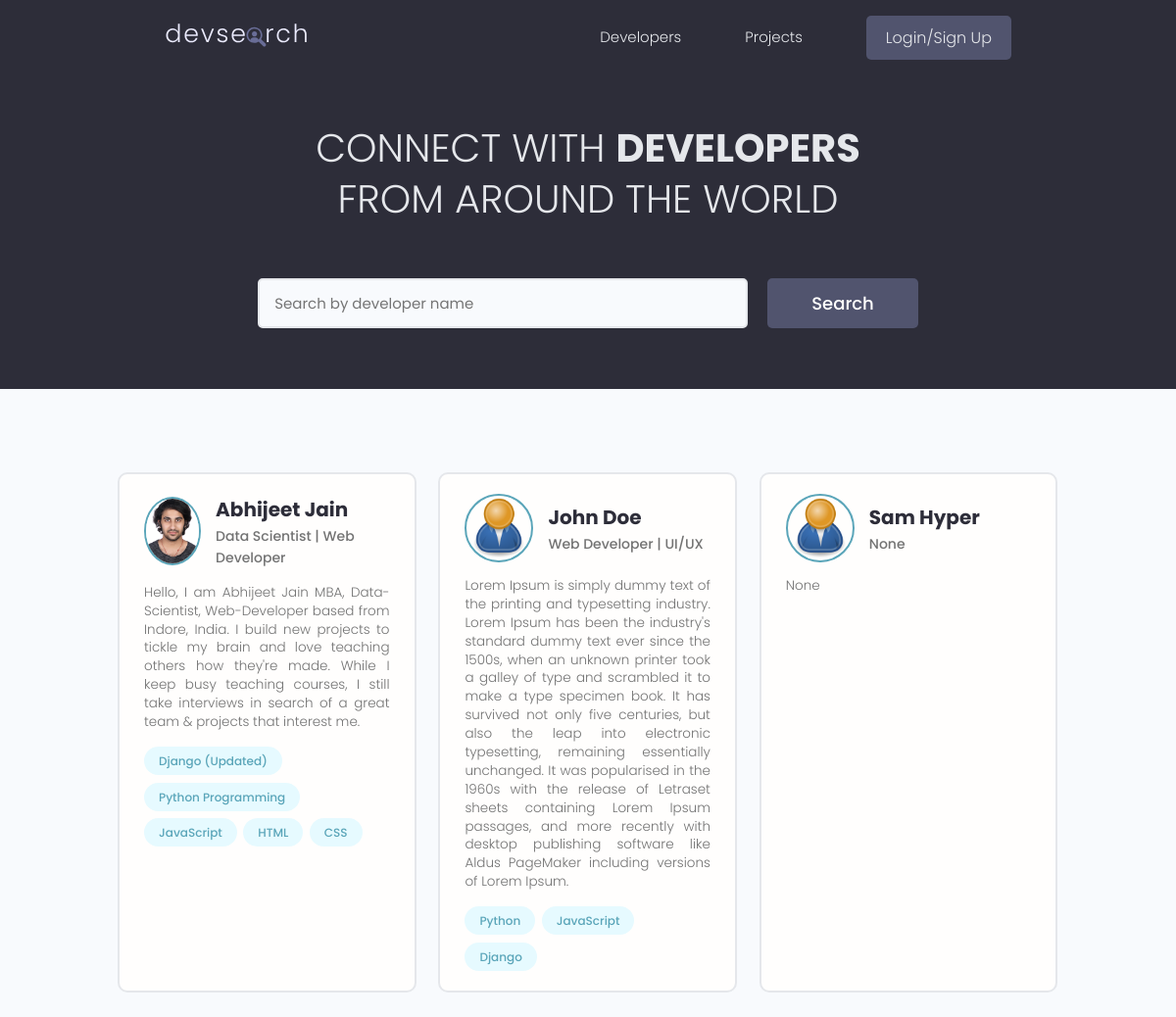
The page / on the database its author committed.
### users/models.py (models this page shows, shortened)
class Profile(models.Model):
    user = models.OneToOneField(User, on_delete=models.CASCADE, null=True, blank=True)
    name = models.CharField(max_length=200, blank=True, null=True)
    username = models.CharField(max_length=200, blank=True, null=True)
    location = models.CharField(max_length=200, blank=True, null=True)
    email = models.EmailField(max_length=500, blank=True, null=True)
    short_intro = models.CharField(max_length=200, blank=True, null=True)
    bio = models.TextField(blank=True, null=True)
    profile_image = models.ImageField(null=True, blank=True, upload_to='profiles/', default='profiles/user-default.png')
    social_github = models.CharField(max_length=200, blank=True, null=True)
    social_twitter = models.CharField(max_length=200, blank=True, null=True)
    social_linkedin = models.CharField(max_length=200, blank=True, null=True)
    social_youtube = models.CharField(max_length=200, blank=True, null=True)
    social_website = models.CharField(max_length=200, blank=True, null=True)
    created = models.DateTimeField(auto_now_add=True)
    id = models.UUIDField(default=uuid.uuid4, unique=True, primary_key=True, editable=False)
    class Meta:
        ordering = ['created']
    @property
    def imageURL(self):
        try:
            url = self.profile_image.url
        except:
            url = ''
        return url

class Skill(models.Model):
    owner = models.ForeignKey(Profile, on_delete=models.CASCADE, null=True, blank=True)
    name = models.CharField(max_length=200, blank=True, null=True)
    description = models.TextField(null=True, blank=True)
    created = models.DateTimeField(auto_now_add=True)
    id = models.UUIDField(default=uuid.uuid4, unique=True, primary_key=True, editable=False)
    def __str__(self):
        return str(self.name)

### users/views.py (the view)
# urls.py: path('', views.profiles, name="profiles"),
def profiles(request):
    profiles, search_query = searchProfiles(request)
    custom_range, profiles = paginationProfiles(request,profiles, 3)
    context = {'profiles': profiles, 'search_query': search_query, 'custom_range': custom_range}
    return render(request, 'users/profiles.html', context)

### users/utils.py (called while the page is built)
def paginationProfiles(request, profiles, results):
    page = request.GET.get('page')
    paginator = Paginator(profiles, results)
    try:
        profiles = paginator.page(page)
    except PageNotAnInteger:
        page = 1
        profiles = paginator.page(page)
    except EmptyPage:
        page = paginator.num_pages
        profiles = paginator.page(page)
    leftIndex = (int(page) - 4)
    if leftIndex < 1:
        leftIndex = 1
    rightIndex = (int(page) + 5)
    if rightIndex > paginator.num_pages:
        rightIndex = paginator.num_pages + 1
    custom_range = range(leftIndex, rightIndex)
    return custom_range, profiles

def searchProfiles(request):
    search_query = ''
    if request.GET.get('search_query'):
        search_query = request.GET.get('search_query')
    skills = Skill.objects.filter(name__icontains=search_query)
    profiles = Profile.objects.distinct().filter(
        Q(name__icontains = search_query) |
        Q(short_intro__icontains = search_query) |
        Q(skill__in=skills)
    )
    return profiles, search_query

### users/templates/users/profiles.html (shortened to what this page needs)
{% extends 'main.html' %}
{% block content %}
 <main class="home">
    <section class="hero-section text-center">
      <div class="container container--narrow">
        <div class="hero-section__box">
          <h2>CONNECT WITH <span>DEVELOPERS</span></h2>
          <h2>FROM AROUND THE WORLD</h2>
        </div>
        <div class="hero-section__search">
          <form id="searchForm" class="form" action="{% url 'profiles' %}" method="get">
            <div class="form__field">
              <input class="input input--text" id="formInput#search" type="text" name="search_query"
                value="{{search_query}}" placeholder="Search by developer name" />
            </div>
            <input class="btn btn--sub btn--lg" type="submit" value="Search" />
          </form>
        </div>
      </div>
    </section>
    <section class="devlist">
      <div class="container">
        <div class="grid grid--three">
          {% for profile in profiles %}
          <div class="column card">
            <div class="dev">
              <a href="{% url 'user-profile' profile.id %}" class="card__body">
                <div class="dev__profile">
                  <img class="avatar avatar--md" src="{{ profile.imageURL }}" alt="image" />
                  <div class="dev__meta">
                    <h3>{{ profile.name }}</h3>
                    <h5>{{ profile.short_intro }}</h5>
                  </div>
                </div>
                <p class="dev__info">
                  {{ profile.bio }}
                </p>
                <div class="dev__skills">
                  {% for skill in profile.skill_set.all|slice:"5" %}
                  <span class="tag tag--pill tag--main">
                    <small>{{ skill }}</small>
                  </span>
                  {% endfor %}
                </div>
              </a>
            </div>
          </div>
          {% endfor%}
        </div>
      </div>
    </section>
  </main>
{% endblock%}

### static/styles/app.css (style rules this page uses)
:root { --color-sub: #2d2d39; }
.btn--sub { background-color: var(--color-sub-light); }
.card { border: 2px solid var(--color-light); }
img { width: 100%; }
.hero-section { height: 40vh; display: flex; align-items: center; background-color: var(--color-sub); }
.hero-section__box { margin-bottom: 4rem; }
.hero-section__box > h2, .hero-section__box > h2 > span { font-size: 4rem; color: var(--color-light); line-height: 1.3; text-transform: uppercase; }
.hero-section__box > h2 { font-weight: 300; }
.hero-section__box > h2 > span { font-weight: 700; }
.hero-section__search > .form { display: flex; align-items: center; justify-content: center; gap: 2rem; }
.hero-section__search > .form input.input--text { width: 50rem; }
.devlist { margin-top: 8rem; }
.devlist .grid { align-items: stretch; }
.devlist .dev .dev__profile { display: flex; align-items: center; gap: 1.5rem; }
.devlist .dev .dev__meta h3 { color: var(--color-sub); font-size: 2rem; font-weight: 700; }
.devlist .dev .dev__meta h5 { color: var(--color-text); font-size: 1.4rem; font-weight: 500; }
.devlist .dev .dev__info { margin: 1.5rem 0; font-size: 1.35rem; line-height: 1.4; text-align: justify; }

### static/uikit/styles/modules/_variables.css (style rules this page uses)
:root { --color-main: #5aa5b9; --color-main-light: #e6faff; --color-sub: #3f4156; --color-sub-light: #51546e; --color-sub-lighter: #ededfd; --color-text: #737373; --color-gray: #8b8b8b; --color-light: #e5e7eb; --color-light-gray: #767676; --color-bg: #f8fafd; --color-white: #fffefd; --color-white-light: #f3f3f3; --color-success: #359e64; --color-success-bg: #def8e8; --color-error: #fc4b0b; --color-error-bg: #fff2ee; --font-base: 'Poppins', arial, helvetica, 'Segoe UI', roboto, ubuntu, sans-serif; --font-monospace: 'Fira Code', 'Courier New', courier, monospace; --font-regular: 300; --font-medium: 500; --font-bold: 700; --generic-shadow: 1px 1px 5px #00000010; --generic-transition: all 0.3s ease-in-out; }

### static/uikit/styles/modules/_base.css (style rules this page uses)
* { margin: 0; padding: 0; box-sizing: border-box; text-rendering: optimizeLegibility; color: inherit; font-size: inherit; }
html { font-size: 50%; }
@media only screen and (min-width: 480px) { html { font-size: 56.25%; } }
@media only screen and (min-width: 1200px) { html { font-size: 62.5%; } }
body { line-height: 1.6; font-weight: 400; font-size: 1.5rem; color: var(--color-text); background-color: var(--color-bg); min-height: 100vh; }

### static/uikit/styles/modules/_typography.css (style rules this page uses)
* { font-family: var(--font-base); }
h2 { font-size: 3.6rem; font-weight: var(--font-bold); }
h3 { font-size: 3.2rem; font-weight: var(--font-medium); }
h5 { font-size: 2.4rem; font-weight: var(--font-medium); }
h5, h6 { font-weight: var(--font-regular); }
p, span, strong { font-size: 1.6rem; color: var(--color-text); font-weight: var(--font-regular); }
a { padding-bottom: 2px; text-decoration: none; display: inline-block; color: var(--color-main); font-weight: var(--font-medium); }

### static/uikit/styles/modules/_utilities.css (style rules this page uses)
.container { width: 92%; max-width: 165rem; margin: 0 auto; box-sizing: border-box; }
.container--narrow { width: 92%; max-width: 120rem; }
@media screen and (min-width: 1000px) { .container { width: 90%; } }
@media screen and (min-width: 1000px) { .container--narrow { width: 85%; } }
@media screen and (min-width: 1200px) { .container { width: 80%; } }
@media screen and (min-width: 1200px) { .container--narrow { width: 72%; } }
.text-center { text-align: center; }

### static/uikit/styles/modules/_avatar.css (style rules this page uses)
.avatar { border-radius: 50%; border: 2px solid var(--color-main); object-fit: cover; }
.avatar--md { height: 7rem; width: 7rem; }

### static/uikit/styles/modules/_button.css (style rules this page uses)
.btn { display: inline-block; position: relative; cursor: pointer; background-color: var(--color-light); font-weight: var(--font-medium); color: var(--color-sub); text-decoration: none; padding: 1rem 2rem; border-radius: 0.5rem; border: none; width: -webkit-fit-content; width: -moz-fit-content; width: fit-content; height: -webkit-fit-content; height: -moz-fit-content; height: fit-content; font-size: 1.6rem; outline-width: 0; outline-color: transparent; -webkit-backface-visibility: hidden; backface-visibility: hidden; transition: all 0.3s ease-in-out; }
.btn--sub { background-color: var(--color-sub); color: var(--color-white); }
.btn--lg { font-size: 1.8rem; padding: 1.2rem 4.5rem; }

### static/uikit/styles/modules/_card.css (style rules this page uses)
.card { border-radius: 1rem; background-color: var(--color-white); border: 1.5px solid var(--color-light); width: auto; height: auto; margin-top: 0.5rem; margin-bottom: 0.5rem; overflow: hidden; }
.card__body, .card__header { padding: 2rem 2.5rem; }

### rows shown on the page
Profile: imageURL (picture), name "Abhijeet Jain", short_intro "Data Scientist | Web Developer", bio "Hello, I am Abhijeet Jain MBA, Data-Scientist, Web-Developer based from Indore, India. I build new projects to tickle my brain and love teaching others how they're made. While I keep busy teaching courses, I still take interviews in search of a great team & projects that interest me."
Skill: name "Django (Updated)"
Skill: name "Python Programming"
Skill: name "JavaScript"
Skill: name "HTML"
Skill: name "CSS"
Profile: imageURL (placeholder picture), name "John Doe", short_intro "Web Developer | UI/UX", bio "Lorem Ipsum is simply dummy text of the printing and typesetting industry. Lorem Ipsum has been the industry's standard dummy text ever since the 1500s, when an unknown printer took a galley of type and scrambled it to make a type specimen book. It has survived not only five centuries, but also the leap into electronic typesetting, remaining essentially unchanged. It was popularised in the 1960s with the release of Letraset sheets containing Lorem Ipsum passages, and more recently with desktop publishing software like Aldus PageMaker including versions of Lorem Ipsum."
Skill: name "Python"
Skill: name "JavaScript"
Skill: name "Django"
Profile: imageURL (placeholder picture), name "Sam Hyper", short_intro "None", bio "None"
